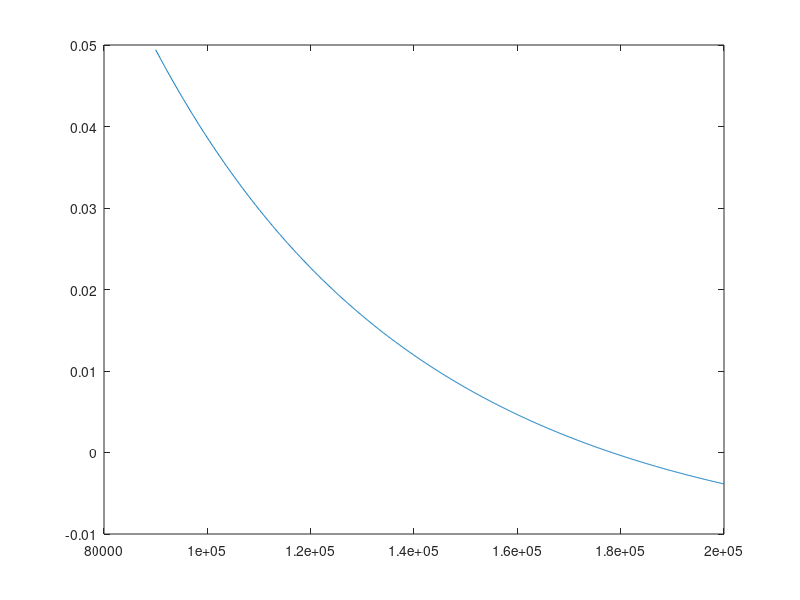

Reproduce this figure in MATLAB. (Note: this script raises an error after producing the figure.)
%%
clear all
clc
A = [0, 1, 0;
     0, 0, 1;
     0,-5.9857e+11,-3.2358e+05];
B = [0; 0; 1];
C = [0; 6.1346e+11;-1.7130e+05];
D=0;
%AWE
 t = linspace(0,20e-5,250);
    q = length(B);
    num_moments = 2 * q;
    f = 1e5;
    w0 =2*pi*f;
    s0=i*w0;
    moments = zeros(1, num_moments);
    [r,c]=size(C);
    if r~=1
        C= C';
    end
    for k = 1:num_moments
        moments(k) = (-1)^(k-1) * C * ((s0 * eye(size(A))) - A)^-(k) * B;
    end
    moments(1)=moments(1)+D;
    approx_order = length(B);

    % Construct the moment matrix
    moment_matrix = zeros(approx_order);
    Vector_c = -moments(approx_order+1:2*approx_order)';

    for i = 1:approx_order
        moment_matrix(i, :) = moments(i:i+approx_order-1);
    end

    % Solve for denominator coefficients
    b_matrix = moment_matrix^-1 * Vector_c;

    % Compute poles
    poles = roots([b_matrix', 1]);

    % Compute residues
    V = zeros(approx_order);
    for i = 1:approx_order
        for j = 1:approx_order
            V(i, j) = 1 / (poles(j)^(i-1));
        end
    end

    A_diag = diag(1 ./ poles);
    r_moments = moments(1:approx_order);
    residues = -1 * (A_diag \ (V \ r_moments'));

    % Impulse response
    h_impulse = zeros(size(t));
    for i = 1:approx_order
        h_impulse = h_impulse + residues(i) * exp(poles(i) * t);
    end
    h_s = 0;
    f = 0:10:1e6;
    w = linspace(0.9 * w0, 2 * w0, 1000);
    s=i*w;
    %s=s-s0;
    for i = 1:approx_order
        h_s = h_s + residues(i)./(s-poles(i));
    end
    %h_s = 30./s;
    plot(w./(2*pi),h_s)
    % Step response using recursive convolution
    y_step = zeros(size(t));
    y = zeros(length(poles), 1);

    for n = 2:length(t)
        dt = t(n) - t(n-1);
        exp_term = exp(poles * dt);
        for i = 1:length(poles)
            y(i) = residues(i) * (1 - exp_term(i))/(-poles(i)) * 30 + exp_term(i) * y(i);
        end
        y_step(n) = sum(y);
    end
  %  plot(t,y_step)
%%
clear all
clc
f = 0:10:1e5;
s=i*2*pi*f;
plot(f,h_s)
